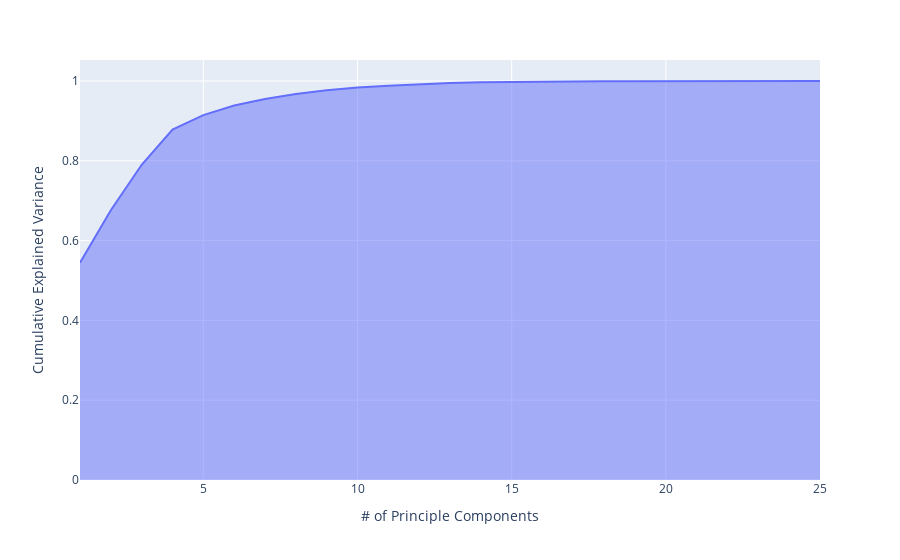

Source (notebook cell):
### Code cell
exp_var_cumul = np.cumsum(pca.explained_variance_ratio_)

px.area(
    x=range(1, exp_var_cumul.shape[0] + 1),
    y=exp_var_cumul,
    labels={"x": "# of Principle Components", "y": "Cumulative Explained Variance"})

### Figure 1 — Plotly figure (JSON) as saved in the notebook; plotly's stock layout.template omitted (floating-point values rounded to 4 significant figures)
{"data": [{"hovertemplate": "# of Principle Components=%{x}<br>Cumulative Explained Variance=%{y}<extra></extra>", "legendgroup": "", "line": {"color": "#636efa"}, "marker": {"symbol": "circle"}, "mode": "lines", "name": "", "orientation": "v", "showlegend": false, "stackgroup": "1", "type": "scatter", "x": [1, 2, 3, 4, 5, 6, 7, 8, 9, 10, 11, 12, 13, 14, 15, 16, 17, 18, 19, 20, 21, 22, 23, 24, 25], "xaxis": "x", "y": [0.5446, 0.6761, 0.7901, 0.8784, 0.9145, 0.9384, 0.9547, 0.9674, 0.9767, 0.9836, 0.9883, 0.992, 0.995, 0.9966, 0.9975, 0.9981, 0.9986, 0.9991, 0.9993, 0.9996, 0.9998, 0.9999, 0.9999, 1.0, 1.0], "yaxis": "y"}], "layout": {"legend": {"tracegroupgap": 0}, "margin": {"t": 60}, "xaxis": {"anchor": "y", "domain": [0, 1], "title": {"text": "# of Principle Components"}}, "yaxis": {"anchor": "x", "domain": [0, 1], "title": {"text": "Cumulative Explained Variance"}}}}
